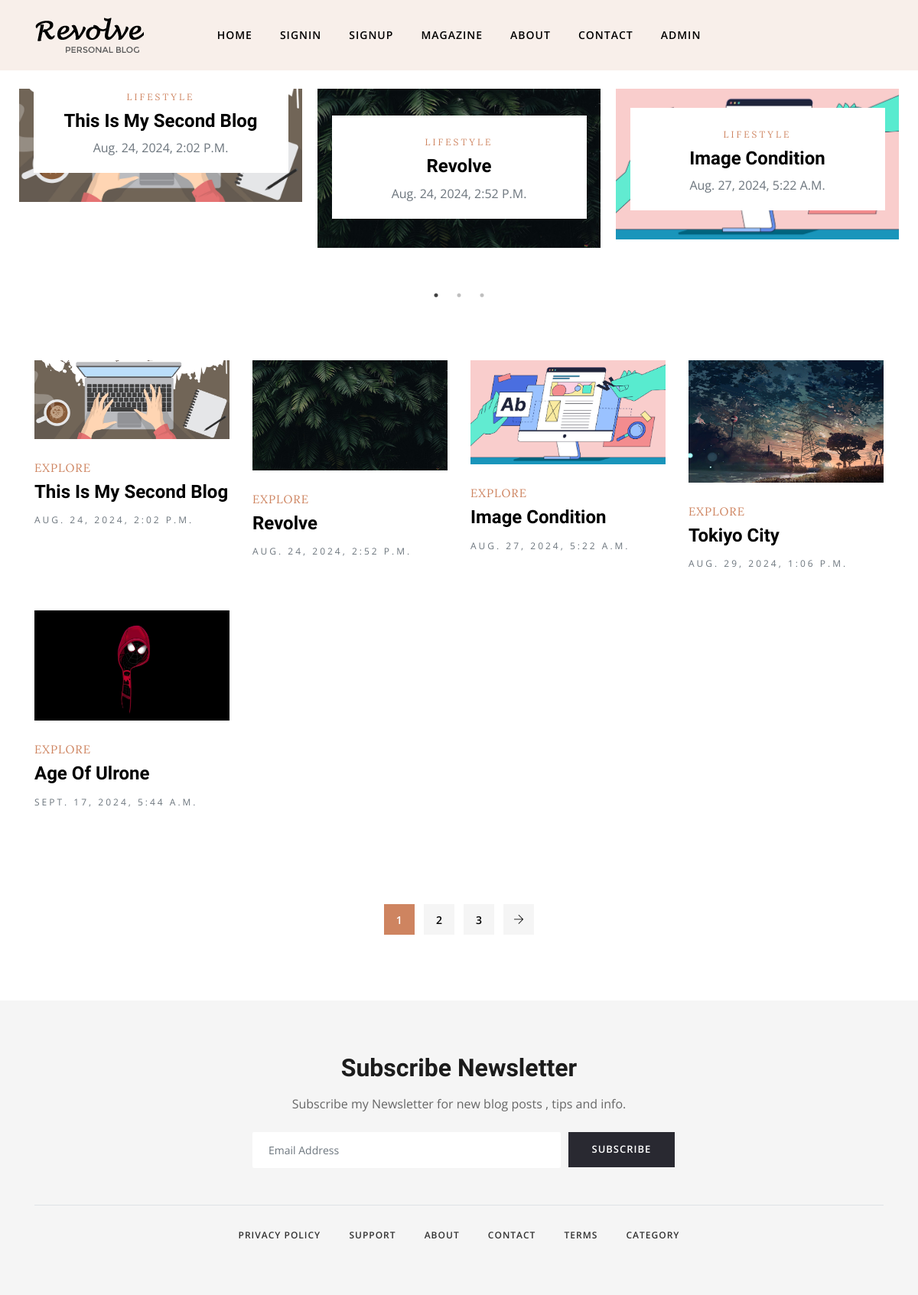
The app's page /, older data.
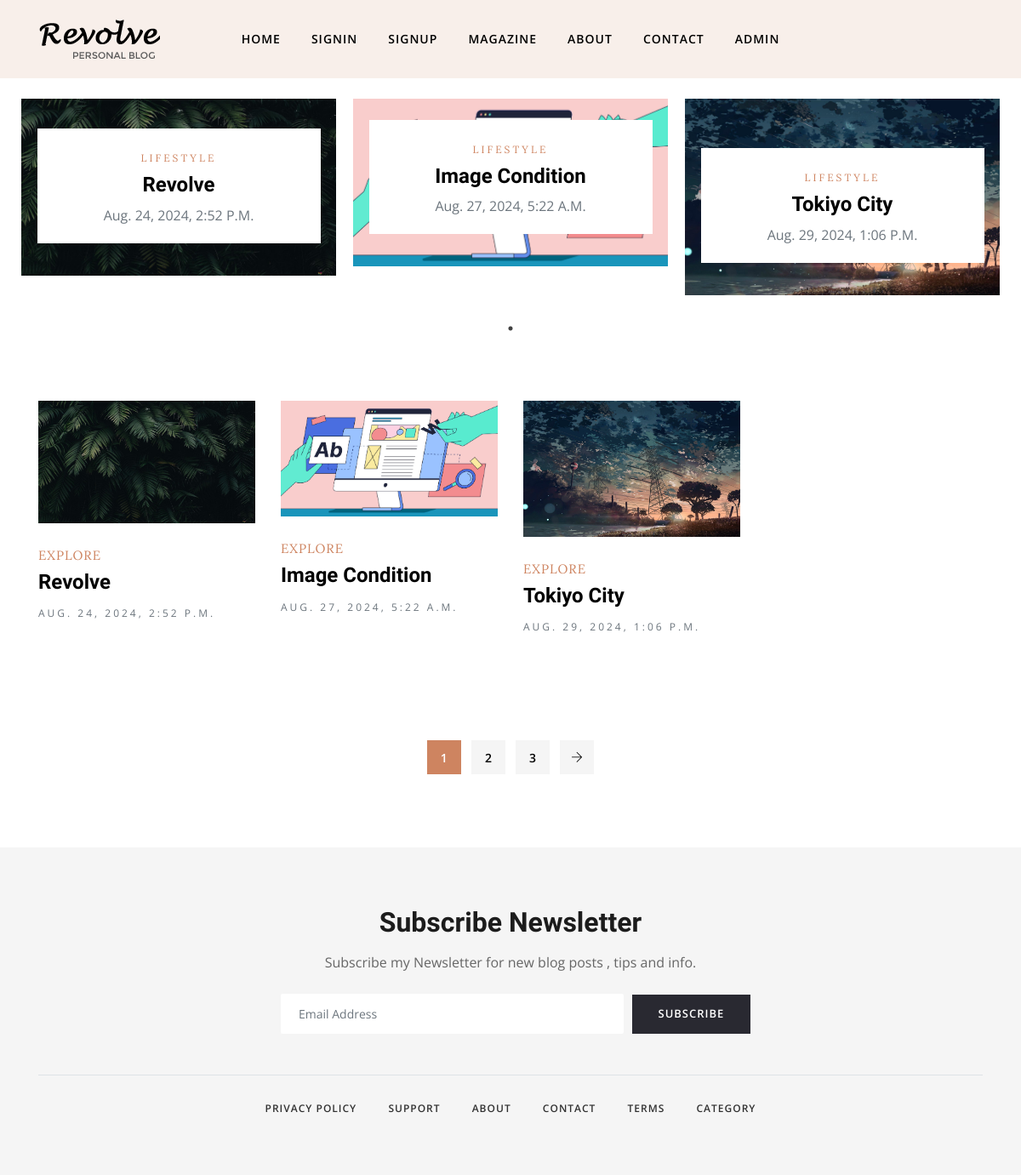
The same page, newer data.
### posts/models.py (models this page shows, shortened)
class post(models.Model):
    STATUS_CHOICES = [
        ('Pending', 'Pending'),
        ('Approved', 'Approved'),
        ('Rejected', 'Rejected'),
    ]
    id = models.AutoField(primary_key=True)
    user = models.ForeignKey('register.Profile', on_delete=models.CASCADE)
    title = models.CharField(max_length=50)
    content = models.TextField()
    blog_picture = models.ImageField(upload_to='blog_pictures/')
    created_at = models.DateTimeField(auto_now_add=True)
    like = models.PositiveIntegerField(default=0)
    status = models.CharField(max_length=10, choices=STATUS_CHOICES, default='Pending')
    admin_comment = models.TextField(blank=True, null=True)
    showing = models.BooleanField(default=True)

### register/views.py (the view)
# urls.py: path('',views.index,name='index'),
def index(request):
    pst = post.objects.filter(status='Approved')
    return render(request,'index.html',{'key':pst})

### templates/index.html (shortened to what the changed rows need)
{% load static %}
<!DOCTYPE html>
<html lang="en">
<head>
	<link rel="stylesheet" href={% static "plugins/bootstrap/css/bootstrap.min.css" %}>
	<link rel="stylesheet" href={% static "plugins/themify/css/themify-icons.css" %}>
	<link rel="stylesheet" href={% static "plugins/slick-carousel/slick-theme.css" %}>
	<link rel="stylesheet" href={% static "plugins/slick-carousel/slick.css"  %}>
	<link rel="stylesheet" href={% static "plugins/owl-carousel/owl.carousel.min.css" %}>
	<link rel="stylesheet" href={% static "plugins/owl-carousel/owl.theme.default.min.css" %}>
	<link rel="stylesheet" href={% static "plugins/magnific-popup/magnific-popup.css" %}>
	<link rel="stylesheet" href={% static "css/style.css" %}>
</head>
<body>
	<section class="slider mt-4">
		<div class="container-fluid">
			<div class="row no-gutters">
				<div class="col-lg-12 col-sm-12 col-md-12 slider-wrap">
					{% for post in key|slice:":5" %}
					<div class="slider-item">
						<div class="slider-item-content">
							<div class="post-thumb mb-4">
								<a href={% url 'single' post.id %}>
							</div>
							<div class="slider-post-content">
								<span class="cat-name text-color font-sm font-extra text-uppercase letter-spacing">Lifestyle</span>
								<h3 class="post-title mt-1"><a href={% url 'single' post.id %}>{{ post.title }}</a></h3>
								<span class=" text-muted  text-capitalize">{{ post.created_at }}</span>
							</div>
						</div>
					</div>
					{% endfor %}
				</div>
			</div>
		</div>
	</section>
	<section class="section-padding">
		<div class="container">
			<div class="row">
				<div class="col-lg-12 col-md-12 col-sm-12 col-xs-12">
					<div class="row">
						{% for j in key  %}
						<div class="col-lg-3 col-md-6">
							<article class="post-grid mb-5">
								<a class="post-thumb mb-4 d-block" href={% url 'single' j.id %}>
									<img src={{ j.blog_picture.url }} alt="" class="img-fluid w-100">
								<span class="cat-name text-color font-extra text-sm text-uppercase letter-spacing-1">Explore</span>
								<h3 class="post-title mt-1"><a href={% url 'single' j.id %}>{{ j.title }}</a></h3>
								<span class="text-muted letter-spacing text-uppercase font-sm">{{ j.created_at }}</span>
							</article>
						</div>
						{% endfor %}
					</div>
				</div>
			</div>
		</div>
	</section>
	<section class="footer-2 section-padding gray-bg pb-5">
		<div class="container">
			<div class="row justify-content-center">
				<div class="col-lg-6">
					<div class="subscribe-footer text-center">
						<div class="form-group mb-0">
							<h2 class="mb-3">Subscribe Newsletter</h2>
						</div>
					</div>
				</div>
			</div>
		</div>
	</section>
</body>
</html>

Row changes from the older to the newer data that the page shows:
no longer on this page (row edited): post: title "This Is My Second Blog", created_at "Aug. 24, 2024, 2:02 P.m.", blog_picture (picture), created_at "AUG. 24, 2024, 2:02 P.M."
no longer on this page (row edited): post: blog_picture (picture), title "Age Of Ulrone", created_at "SEPT. 17, 2024, 5:44 A.M."
now on one of the page's lists (row unchanged): post: title "Tokiyo City", created_at "Aug. 29, 2024, 1:06 P.m."
